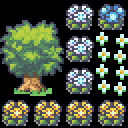

A 2D game scene composited from a Tiled map and its tileset images. What follows is a short description and the map's XML, with each tile layer's data collapsed to a summary:
An orthogonal 4x4 tile map with 32x32 px tiles, 1 tile layer (Tile Layer 1).

<map version="1.4" tiledversion="1.4.3" orientation="orthogonal" renderorder="right-down" width="4" height="4" tilewidth="32" tileheight="32" infinite="0" nextlayerid="2" nextobjectid="1">
    <tileset firstgid="1" source="base64-saved.tsx" />
    <layer id="1" name="Tile Layer 1" width="4" height="4">
        <data>[16 cells, 16 non-empty, 10 distinct tile ids]</data>
    </layer>
</map>
